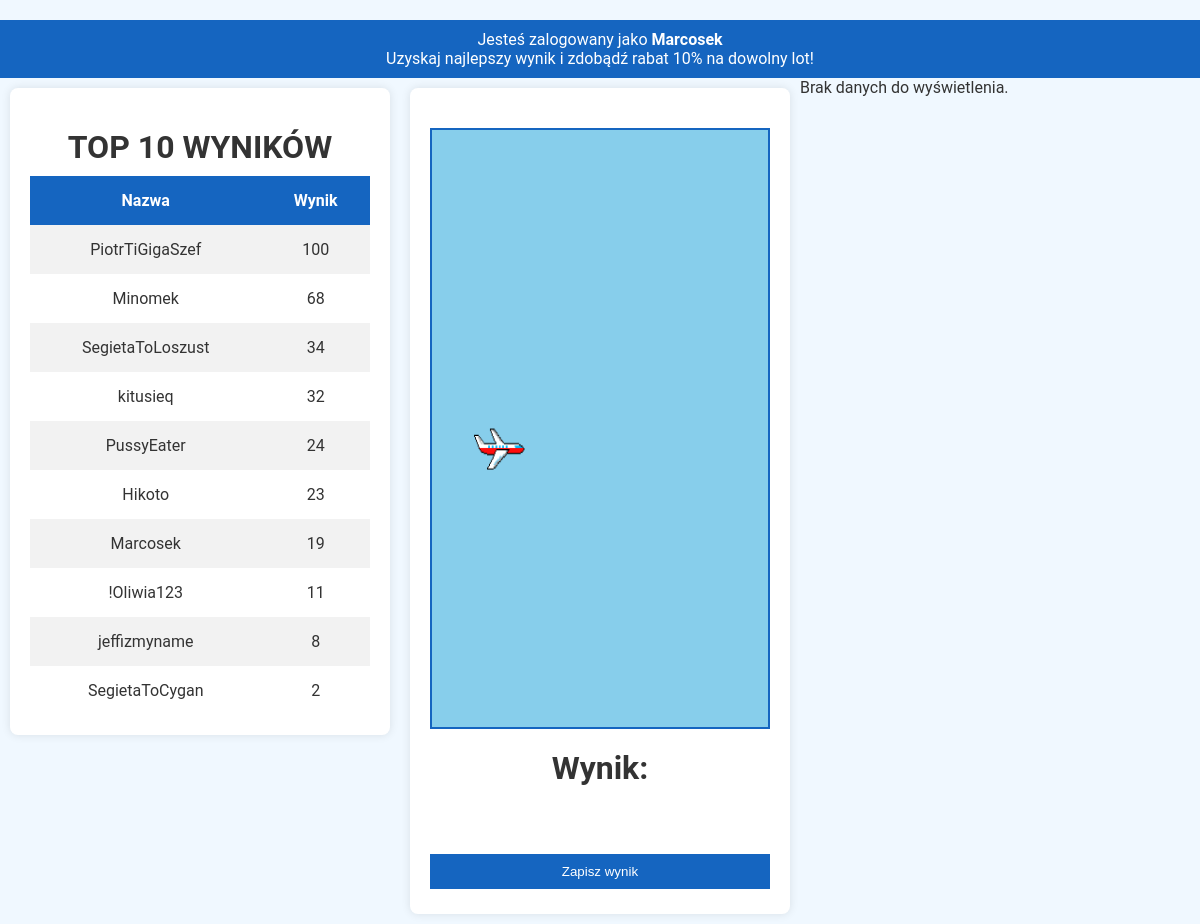
/gra.php (signed in), run on the app's committed database.
### tables this page shows
CREATE TABLE `score` (
  `score_id` int NOT NULL,
  `result` int DEFAULT NULL,
  `user_id` int DEFAULT NULL,
  `username` varchar(255) NOT NULL,
  `date` date NOT NULL
);

### public_html/gra.php (the view, shortened to what this page needs)
<!DOCTYPE html>
<html lang="en">
<head>
    <link rel="stylesheet" type="text/css" href="gra.css">
</head>
<body>
  <div id="boxy">
<?php
    if (isset($_SESSION['zalogowany'])) {
      echo "<div id='zalogowany-info'>";
        echo 'Jesteś zalogowany jako '."<b>".$_SESSION['zalogowany']."</b><br>Uzyskaj najlepszy wynik i zdobądź rabat 10% na dowolny lot!";
      echo "</div>";
      $servername = "mysql.ct8.pl";
$username = "m40342_marcosek";
$password = "Programista06";
$dbname = "m40342_IFly";
$conn = new mysqli($servername, $username, $password, $dbname);
      $top_scores_query = "SELECT username, result FROM score ORDER BY result DESC LIMIT 10";
$top_scores_result = $conn->query($top_scores_query);
if ($top_scores_result->num_rows > 0) {
    echo "<div id='lewa'><table><caption>TOP 10 WYNIKÓW</caption><tr><th>Nazwa</th><th>Wynik</th></tr>";
    while ($row = $top_scores_result->fetch_assoc()) {
        echo "<tr><td>" . $row["username"] . "</td><td>" . $row["result"] . "</td></tr>";
    }
    echo "</table></div>";
} else {
    echo "Brak danych do wyświetlenia.";
}
        ?>
  <div id="srodek">
        <canvas id="gra">
        </canvas>
        <form action="" method="post">
            <h1>Wynik:</h1><input type="text" name="wynik" id="wynik" readonly>
            <input type="submit" value="Zapisz wynik" name="submit">
        </form>
          </div>
    <?php
   $siedemDni = date("Y-m-d", strtotime("-7 days"));
$servername = "mysql.ct8.pl";
$username = "m40342_marcosek";
$password = "Programista06";
$dbname = "m40342_IFly";
$conn = new mysqli($servername, $username, $password, $dbname);
  $top_scores_date_query = "SELECT username, result FROM score WHERE date >= '$siedemDni' ORDER BY result DESC LIMIT 10 ";
  $top_scores_date_result = $conn->query($top_scores_date_query);
  if ($top_scores_date_result->num_rows > 0) {
    echo "<div id='prawa'><table><caption>TOP 10 WYNIKÓW TEGO TYGODNIA</caption><tr><th>Nazwa</th><th>Wynik</th></tr>";
    while ($row = $top_scores_date_result->fetch_assoc()) {
        echo "<tr><td>" . $row["username"] . "</td><td>" . $row["result"] . "</td></tr>";
    }
    echo "</table></div>";
} else {
    echo "Brak danych do wyświetlenia.";
}
  ?>
    <?php
 } else {
   echo "<div id='zalogowany-info'>";
        echo "Musisz się zalogować, aby zagrać.";
   echo "</div>";
    }
    ?>
          </div>
  </body>
  </html>

### public_html/gra.css (style rules this page uses)
* { box-sizing: border-box; margin: 0; padding: 0; }
body { font-family: 'Roboto', sans-serif; background: aliceblue; color: #333; display: flex; flex-direction: column; align-items: center; }
h1 { text-align:center; }
#boxy { display: flex; justify-content: space-between; align-items: flex-start; flex-wrap: wrap; }
#lewa, #prawa, #srodek { width: calc(33.33% - 20px); margin: 10px; }
#lewa, #prawa { background: #fff; padding: 20px; border-radius: 8px; box-shadow: 0 0 10px rgba(0, 0, 0, 0.1); }
#srodek { background: #fff; padding: 20px; border-radius: 8px; box-shadow: 0 0 10px rgba(0, 0, 0, 0.1); display: flex; flex-direction: column; align-items: center; }
#gra { border: 2px solid #1565c0; margin: 20px auto 0; max-width: 100%; background: skyblue; }
table { width: 100%; border-collapse: collapse; margin-top: 20px; }
th, td { padding: 15px; text-align: center; }
th { background: #1565c0; color: #fff; }
tr:nth-child(even) { background: #f2f2f2; }
form { margin-top: 20px; }
input[type="text"], input[type="submit"] { padding: 10px; margin: 5px 0; display: block; width: 100%; }
input[type="text"] { border: none; font-weight: bold; text-align: center; font-size:2em; }
input[type="submit"] { background: #1565c0; color: #fff; border: none; cursor: pointer; transition: background 0.3s ease; }
#zalogowany-info { background: #1565c0; color: #fff; padding: 10px; text-align: center; width: 100%; margin-top: 20px; }
caption { margin-bottom:10px; font-weight:bold; font-size:2em; }

### data on the page
score: username "PiotrTiGigaSzef", result "100"
score: username "Minomek", result "68"
score: username "SegietaToLoszust", result "34"
score: username "kitusieq", result "32"
score: username "PussyEater", result "24"
score: username "Hikoto", result "23"
score: username "Marcosek", result "19"
score: username "!Oliwia123", result "11"
score: username "jeffizmyname", result "8"
score: username "SegietaToCygan", result "2"

### other printed values
$_SESSION['zalogowany'] "Marcosek"
